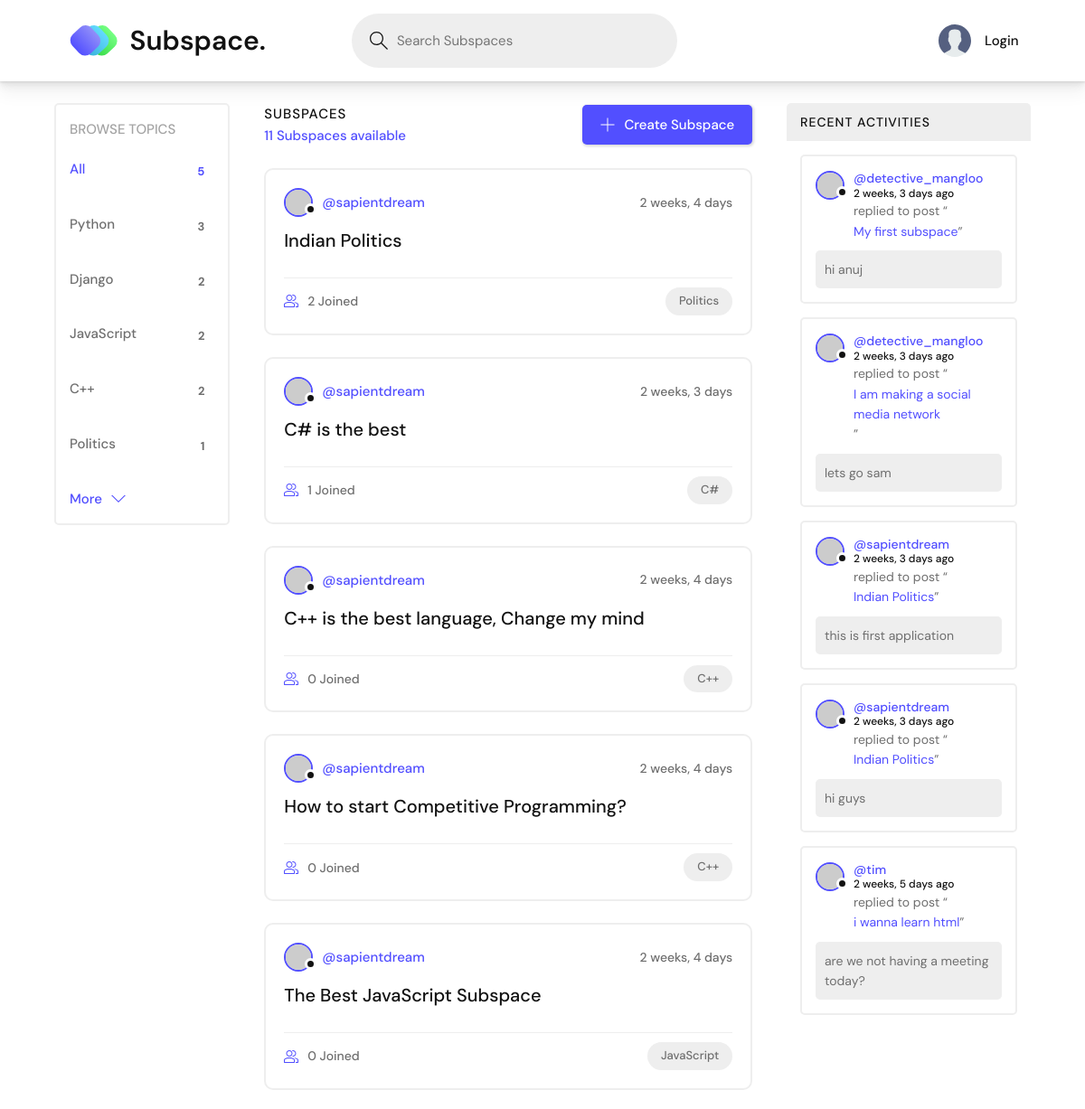
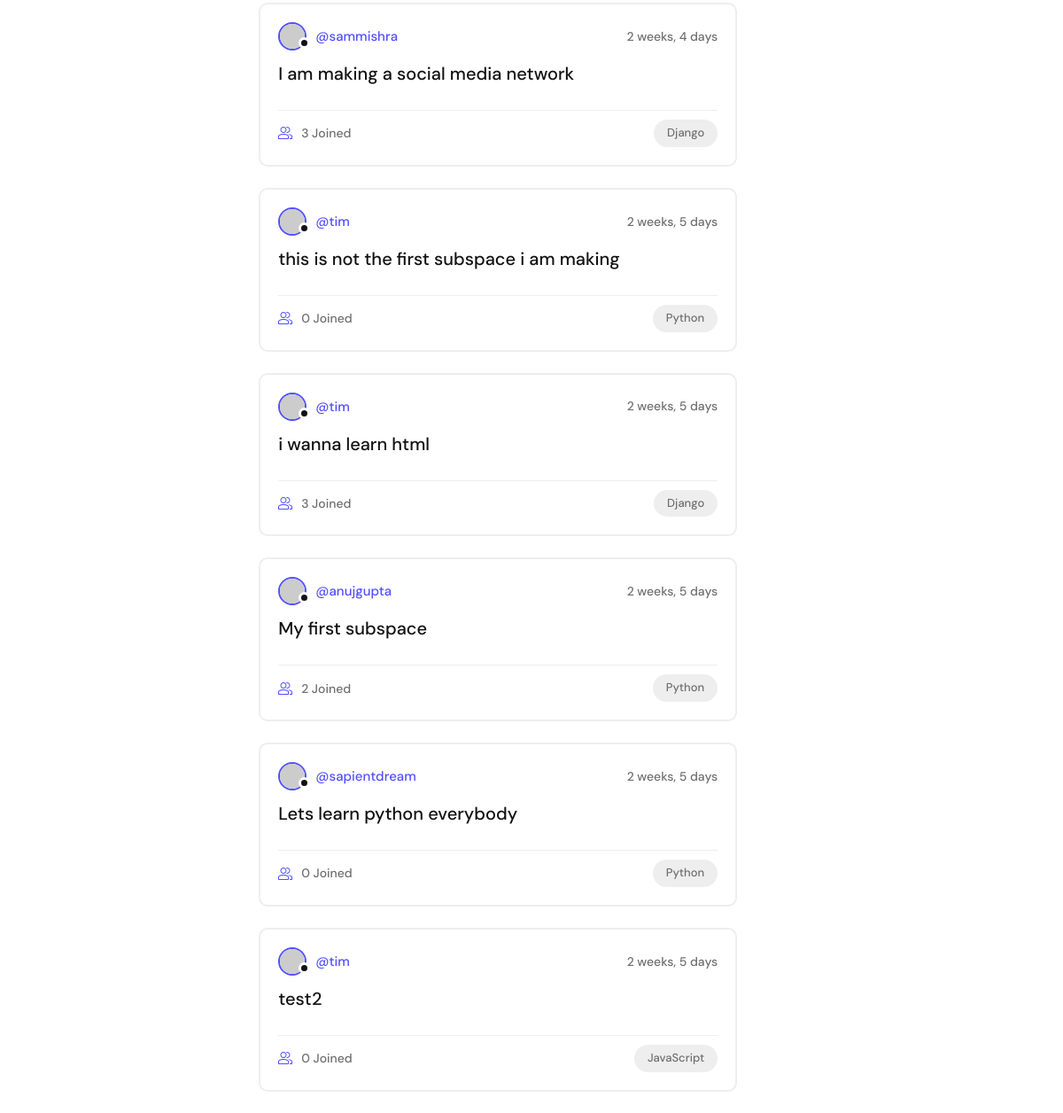
The page / on the database its author committed (2 pictures, top to bottom).
### base/models.py (models this page shows, shortened)
class Topic(models.Model) :
	name = models.CharField(max_length=200)

class Room(models.Model) :
	host = models.ForeignKey(User, on_delete=models.SET_NULL, null=True)
	topic = models.ForeignKey(Topic, on_delete=models.SET_NULL, null=True)
	name = models.CharField(max_length=200)
	description = models.TextField(null=True, blank=True)
	participants = models.ManyToManyField(User, related_name='participants', blank=True)
	updated = models.DateTimeField(auto_now=True)
	created = models.DateTimeField(auto_now_add=True)
	class Meta :
		ordering = ['-updated', '-created']
	def __str__(self) :
		return self.name

class Message(models.Model) :
	user = models.ForeignKey(User, on_delete=models.CASCADE)
	room = models.ForeignKey(Room, on_delete=models.CASCADE)
	body = models.TextField()
	updated = models.DateTimeField(auto_now=True)
	created = models.DateTimeField(auto_now_add=True)
	class Meta :
		ordering = ['-updated', '-created']
	def __str__(self) :
		return self.body[0:50]

### base/views.py (the view)
# urls.py: 2. Add a URL to urlpatterns:  path('', views.home, name='home')
def home(request) :
	q = request.GET.get('q') if request.GET.get('q')!=None else ''
	rooms = Room.objects.filter(
		Q(topic__name__icontains=q) |
		Q(name__icontains=q) |
		Q(description__icontains=q)
	)
	topics = Topic.objects.all()[0:5]
	rooms_count = rooms.count()
	room_messages = Message.objects.filter(Q(room__topic__name__icontains=q))[0:5]
	context = {'rooms' : rooms, 'topics' : topics, 'rooms_count' : rooms_count, 'room_messages' : room_messages}
	return render(request, 'base/home.html', context)

### base/templates/base/home.html (shortened to what this page needs)
{% extends 'main.html' %}
{% block content %}
<main class="layout layout--3">
    <div class="container">
        {% include 'base/topics_component.html' %}
        <div class="roomList">
            <div class="roomList__header">
                <div>
                    <h2>Subspaces</h2>
                    <p>{{rooms_count}} Subspaces available</p>
                </div>
                <a class="btn btn--main" href="{% url 'create-room' %}">
                    <svg version="1.1" xmlns="http://www.w3.org/2000/svg" width="32" height="32" viewBox="0 0 32 32">
                        <title>add</title>
                        <path d="M16.943 0.943h-1.885v14.115h-14.115v1.885h14.115v14.115h1.885v-14.115h14.115v-1.885h-14.115v-14.115z"></path>
                    </svg>
                    Create Subspace
                </a>
            </div>
            {% include 'base/feed_component.html' %}
        </div>
        {% include 'base/activity_component.html' %}
    </div>
</main>
{% endblock content %}

### base/templates/base/topics_component.html
<div class="topics">
    <div class="topics__header">
        <h2>Browse Topics</h2>
    </div>
    <ul class="topics__list">
        <li>
            <a href="{% url 'home' %}" class="active">All <span>{{topics.count}}</span></a>
        </li>
        {% for topic in topics %}
        <li>
            <a href="{% url 'home' %}?q={{topic.name}}">{{topic.name}} <span>{{topic.room_set.all.count}}</span></a>
        </li>
        {% endfor %}
    </ul>
    <a class="btn btn--link" href="{% url 'topics' %}">
        More
        <svg version="1.1" xmlns="http://www.w3.org/2000/svg" width="32" height="32" viewBox="0 0 32 32">
            <title>chevron-down</title>
            <path d="M16 21l-13-13h-3l16 16 16-16h-3l-13 13z"></path>
        </svg>
    </a>
</div>

### base/templates/base/feed_component.html (shortened to what this page needs)
{% for room in rooms %}
<div class="roomListRoom">
    <div class="roomListRoom__header">
        <a href="{% url 'user-profile' room.host.id %}" class="roomListRoom__author">
            <div class="avatar avatar--small">
                <img src="https://randomuser.me/api/portraits/women/11.jpg" />
            </div>
            <span>@{{room.host.username}}</span>
        </a>
        <div class="roomListRoom__actions">
            <span>{{room.created|timesince}}</span>
        </div>
    </div>
    <div class="roomListRoom__content">
        <a href="{% url 'room' room.id %}">{{room.name}}</a>
    </div>
    <div class="roomListRoom__meta">
        <a href="{% url 'room' room.id %}" class="roomListRoom__joined">
            {{room.participants.all.count}} Joined
        </a>
        <p class="roomListRoom__topic">{{room.topic.name}}</p>
    </div>
</div>
{% endfor %}

### base/templates/base/activity_component.html (shortened to what this page needs)
<div class="activities">
    <div class="activities__header">
        <h2>Recent Activities</h2>
    </div>
    {% for message in room_messages %}
    <div class="activities__box">
        <div class="activities__boxHeader roomListRoom__header">
            <a href="{% url 'user-profile' message.user.id %}" class="roomListRoom__author">
                <div class="avatar avatar--small">
                    <img src="https://randomuser.me/api/portraits/women/11.jpg" />
                </div>
                <p>
                    @{{message.user}}
                    <span>{{message.created|timesince}} ago</span>
                </p>
            </a>
        </div>
        <div class="activities__boxContent">
            <p>replied to post “<a href="{% url 'room' message.room.id %}">{{message.room}}</a>”</p>
            <div class="activities__boxRoomContent">
                {{message}}
            </div>
        </div>
    </div>
    {% endfor %}
</div>

### rows shown on the page
Topic: name "Python", room_set.all.count "3"
Topic: name "Django", room_set.all.count "2"
Topic: name "JavaScript", room_set.all.count "2"
Topic: name "C++", room_set.all.count "2"
Topic: name "Politics", room_set.all.count "1"
Room: host.username "sapientdream", created "2 weeks, 4 days", name "Indian Politics", participants.all.count "2", topic.name "Politics"
Room: host.username "sapientdream", created "2 weeks, 3 days", name "C# is the best", participants.all.count "1", topic.name "C#"
Room: host.username "sapientdream", created "2 weeks, 4 days", name "C++ is the best language, Change my mind", participants.all.count "0", topic.name "C++"
Room: host.username "sapientdream", created "2 weeks, 4 days", name "How to start Competitive Programming?", participants.all.count "0", topic.name "C++"
Room: host.username "sapientdream", created "2 weeks, 4 days", name "The Best JavaScript Subspace", participants.all.count "0", topic.name "JavaScript"
Room: host.username "sammishra", created "2 weeks, 4 days", name "I am making a social media network", participants.all.count "3", topic.name "Django"
Room: host.username "tim", created "2 weeks, 5 days", name "this is not the first subspace i am making", participants.all.count "0", topic.name "Python"
Room: host.username "tim", created "2 weeks, 5 days", name "i wanna learn html", participants.all.count "3", topic.name "Django"
Room: host.username "anujgupta", created "2 weeks, 5 days", name "My first subspace", participants.all.count "2", topic.name "Python"
Room: host.username "sapientdream", created "2 weeks, 5 days", name "Lets learn python everybody", participants.all.count "0", topic.name "Python"
Room: host.username "tim", created "2 weeks, 5 days", name "test2", participants.all.count "0", topic.name "JavaScript"
Message: user "detective_mangloo", created "2 weeks, 3 days", room "My first subspace", body "hi anuj"
Message: user "detective_mangloo", created "2 weeks, 3 days", room "I am making a social media network", body "lets go sam"
Message: user "sapientdream", created "2 weeks, 3 days", room "Indian Politics", body "this is first application"
Message: user "sapientdream", created "2 weeks, 3 days", room "Indian Politics", body "hi guys"
Message: user "tim", created "2 weeks, 5 days", room "i wanna learn html", body "are we not having a meeting today?"

### other values the page prints
{{ topics.count }} "5"
{{ rooms_count }} "11"
